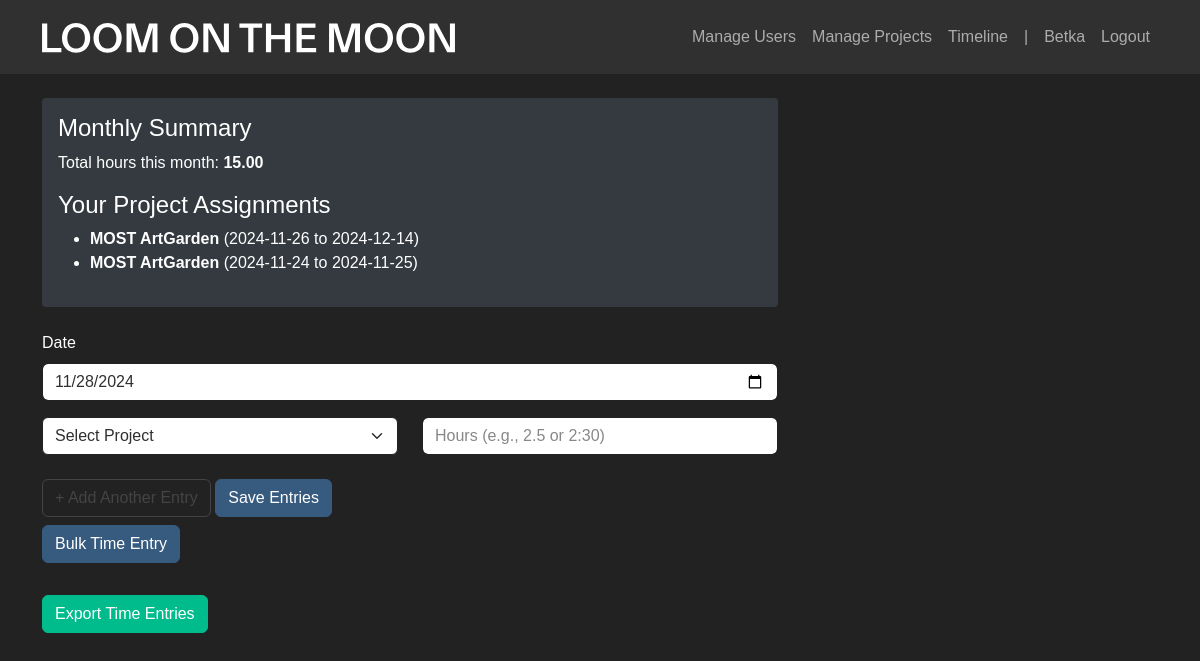
/ (signed in), run on an earlier commit of the app's database.
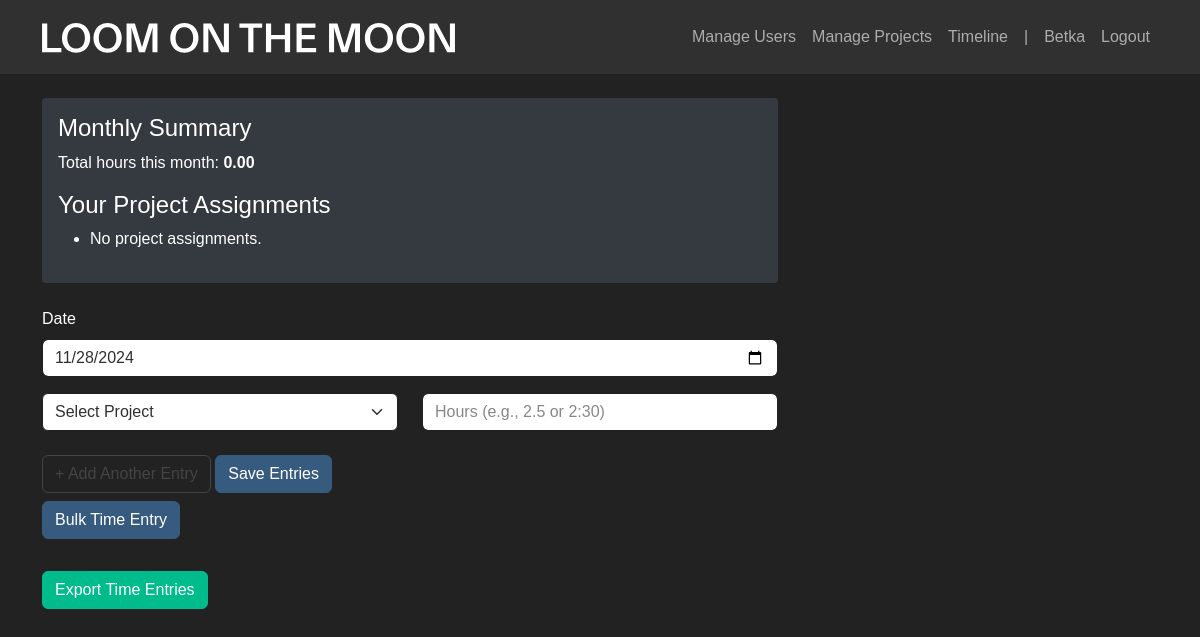
And on a later commit of the database.
### app/models.py (models this page shows)
class ProjectAssignment(db.Model):
    __tablename__ = 'project_assignment'
    id = db.Column(db.Integer, primary_key=True)
    user_id = db.Column(db.Integer, db.ForeignKey('user.id'), nullable=False)
    project_id = db.Column(db.Integer, db.ForeignKey('project.id'), nullable=False)
    start_date = db.Column(db.Date, nullable=False)
    end_date = db.Column(db.Date, nullable=False)
    user = db.relationship('User', backref=db.backref('assignments', cascade='all, delete-orphan'))
    project = db.relationship('Project', backref=db.backref('assignments', cascade='all, delete-orphan'))

class Project(db.Model):
    id = db.Column(db.Integer, primary_key=True)
    name = db.Column(db.String(100), unique=True, nullable=False)
    deadline = db.Column(db.Date, nullable=True)
    is_active = db.Column(db.Boolean, default=True)  # New field
    time_entries = db.relationship('TimeEntry', backref='project', lazy=True)

### app/main.py (the view)
@main.route('/')
@login_required
def index():
    if current_user.is_admin:
        projects = Project.query.all()
        users = User.query.all()
    else:
        projects = Project.query.filter_by(is_active=True).all()
        users = None
    current_month_hours = TimeEntry.query \
        .filter(TimeEntry.user_id == current_user.id) \
        .filter(extract('month', TimeEntry.date) == datetime.now().month) \
        .with_entities(func.sum(TimeEntry.hours)) \
        .scalar() or 0
    user_assignments = ProjectAssignment.query.filter_by(user_id=current_user.id).all()
    return render_template(
        'index.html',
        projects=projects,
        users=users,
        current_month_hours=current_month_hours,
        user_assignments=user_assignments
    )

### app/__init__.py (called while the page is built)
def create_app():
    app = Flask(__name__)
    app.config['SECRET_KEY'] = 'your-secret-key-here'  # Change this in production
    app.config['SQLALCHEMY_DATABASE_URI'] = 'sqlite:///timetracker.db'
    db.init_app(app)
    login_manager.init_app(app)
    login_manager.login_view = 'auth.login'
    migrate.init_app(app, db)
    from .models import User
    @login_manager.user_loader
    def load_user(user_id):
        return User.query.get(int(user_id))
    from .auth import auth as auth_blueprint
    from .main import main as main_blueprint
    app.register_blueprint(auth_blueprint)
    app.register_blueprint(main_blueprint)
    with app.app_context():
        db.create_all()
    return app

### app/templates/index.html (shortened to what this page needs)
{% extends "base.html" %}
{% block content %}
<div class="row">
    <div class="col-md-8">
        <div class="monthly-summary">
            <h4>Monthly Summary</h4>
            <p>Total hours this month: <strong>{{ "%.2f"|format(current_month_hours) }}</strong></p>
            <h4>Your Project Assignments</h4>
            <ul>
                {% for assignment in user_assignments %}
                <li>
                    <strong>{{ assignment.project.name }}</strong>
                    ({{ assignment.start_date.strftime('%Y-%m-%d') }} to {{ assignment.end_date.strftime('%Y-%m-%d') }})
                </li>
                {% else %}
                <li>No project assignments.</li>
                {% endfor %}
            </ul>
        </div>
        <form id="timeEntryForm">
            <div class="mb-3">
                <label for="entry-date" class="form-label">Date</label>
                <input type="date" class="form-control" id="entry-date" required>
            </div>
            <div id="entries-container">
                <div class="entry-row row">
                    <div class="col-md-6">
                        <select class="form-select project-select" required>
                            <option value="">Select Project</option>
                        </select>
                    </div>
                    <div class="col-md-6">
                        <input type="text" class="form-control hours-input"
                            placeholder="Hours (e.g., 2.5 or 2:30)" required>
                    </div>
                </div>
            </div>
            <button type="button" class="btn btn-outline-secondary add-entry-btn"
                    onclick="addEntryRow()">+ Add Another Entry</button>
            <button type="submit" class="btn btn-primary">Save Entries</button>
        </form>
        <a href="{{ url_for('main.bulk_entry') }}" class="btn btn-primary">Bulk Time Entry</a>
        <div>
            <div class="export-section">
                <button type="button" class="btn btn-success"
                        onclick="showExportModal()">Export Time Entries</button>
            </div>
        </div>
    </div>
</div>
{% endblock %}

What changed in the data, as far as the page shows it:
removed ProjectAssignment: project.name "MOST ArtGarden", start_date "2024-11-26", end_date "2024-12-14"
removed ProjectAssignment: project.name "MOST ArtGarden", start_date "2024-11-24", end_date "2024-11-25"
Also different on the page:
{{ "%.2f"|format(current_month_hours) }}: "15.00" → "0.00"
text now shown: "No project assignments."
